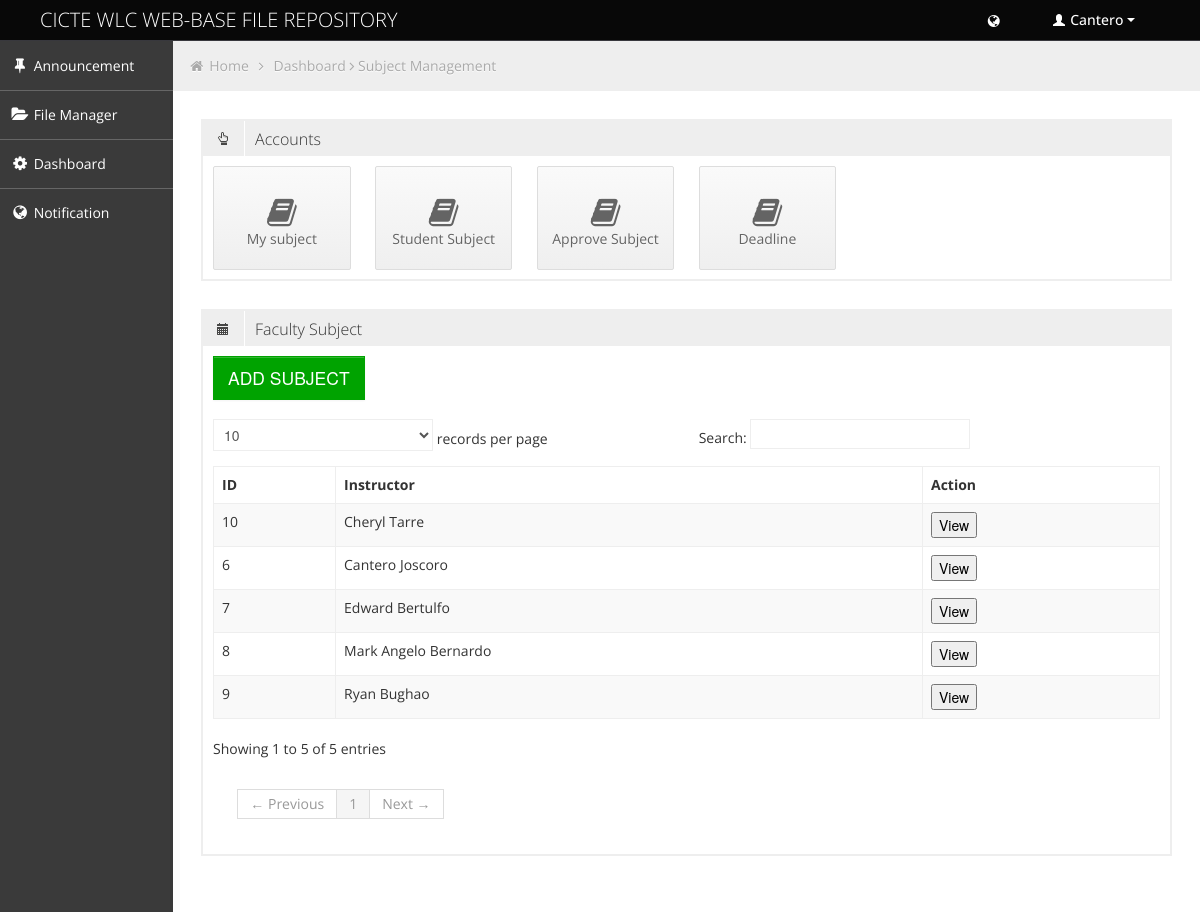
The page /subjectmanagement.php?subject=faculty (signed in) on the database its author committed.
### tables this page shows
CREATE TABLE `fr_staff` (
  `id` int(11) NOT NULL auto_increment,
  `user_id` int(11) NOT NULL,
  `FirstN` varchar(50) NOT NULL,
  `LastN` varchar(50) NOT NULL,
  `midN` varchar(50) NOT NULL,
  PRIMARY KEY  (`id`)
);

CREATE TABLE `fr_user` (
  `id` int(11) NOT NULL auto_increment,
  `username` varchar(50) NOT NULL,
  `password` varchar(50) NOT NULL,
  `UserLvl` int(11) NOT NULL,
  `status` enum('online','pending','offline') NOT NULL default 'pending',
  `last_login_date` datetime NOT NULL,
  `last_logout_date` datetime NOT NULL,
  `activate` int(11) NOT NULL default '1',
  PRIMARY KEY  (`id`)
);

### subjectmanagement.php (the view, shortened to what this page needs)
<!DOCTYPE html>
<html lang="en">
<head>
	<link id="bootstrap-style" href="css/bootstrap.min.css" rel="stylesheet">
	<link href="css/bootstrap-responsive.min.css" rel="stylesheet">
	<link id="base-style" href="css/style.css" rel="stylesheet">
	<link id="base-style-responsive" href="css/style-responsive.css" rel="stylesheet">
</head>
<body>
	<?php include('php/header.php'); ?>
	<div class="container-fluid-full">
		<div class="row-fluid">
			<?php include('php/menu.php'); ?>
			<div id="content" class="span10">
				<ul class="breadcrumb">
					<li>
						<i class="icon-home"></i>
						<a href="index.php">Home</a>
						<i class="icon-angle-right"></i>
					</li>
					<li><a href="dashboard.php">Dashboard</a></li>
					<i class="icon-angle-right"></i>
					<li><a href="">Subject Management</a></li>
				</ul>
				<div class="row-fluid">
					<div class="box defualt span12">
						<div class="box-header">
							<h2><i class="halflings-icon hand-top"></i><span class="break"></span>Accounts</h2>
						</div>
						<div class="box-content">
						<?php
							if($_SESSION['UserLvl'] >= 3)
							{
						?>
								<a href="subjectmanagement.php?subject=mysubject" class="quick-button span2">
									<i class="icon-book"></i>
									<p>My subject</p>
								</a>
						<?php
							}
						?>
							<a href="subjectmanagement.php?subject=student" class="quick-button span2">
								<i class="icon-book"></i>
								<p>Student Subject</p>
							</a>
							<a href="subjectmanagement.php?subject=approve" class="quick-button span2">
								<i class="icon-book"></i>
								<p>Approve Subject</p>
							</a>
							<a href="subjectmanagement.php?subject=deadline" class="quick-button span2">
								<i class="icon-book"></i>
								<p>Deadline </p>
							</a>
							<div class="clearfix"></div>
						</div>
					</div>
				</div>
				<div class="row-fluid sortable">
				<div class="box span12">
					<?php
						if(isset($_GET['subject']) && $_GET['subject'] == 'mysubject')
						{
					?>
							<div class="box-header" data-original-title>
								<h2><i class="halflings-icon book"></i><span class="break"></span>My SUbject</h2>
							</div>
							<div class="box-content">
								<table class="table table-striped table-bordered bootstrap-datatable datatable">
								  <thead>
									  <tr>
									  	<th class="group-word">Subject Code</th>
		              					<th class="group-false">Description</th>
									  </tr>
								  </thead>
								  <tbody>
								  	<?php
								  			  $result = mysql_query("SELECT fr_ins_subject.*,fr_subject.* FROM fr_ins_subject,fr_subject WHERE fr_subject.SubCode = fr_ins_subject.Subject AND fr_ins_subject.user_id = '".$_SESSION['user_id']."'");
										 	if(mysql_num_rows($result) > 0)
										 	{
										 		while ($row = mysql_fetch_array($result))
										 		{
										 ?>
										 		<tr>
										 		   <td><?php echo $row['Subject']; ?></td>
		              								<td><?php echo $row['Description']; ?></td>
											    </tr>
										<?php
												}
											}
										?>
								  </tbody>
							  </table>
							</div>
					<?php
						}
						else if(isset($_GET['subject']) && $_GET['subject'] == 'faculty')
						{
					?>
							<div class="box-header" data-original-title>
								<h2><i class="halflings-icon calendar"></i><span class="break"></span>Faculty Subject</h2>
							</div>
							<div class="box-content buttons">
								<a href="subjectmanagement.php?faculty=add"><button class="btn btn-large btn-success">ADD SUBJECT</button></a>
							</div>
							<div class="box-content">
								<table class="table table-striped table-bordered bootstrap-datatable datatable">
								  <thead>
									  <tr>
									  	<th >ID</th>
						                <th >Instructor</th>
						                <th>Action</th>
									  </tr>
								  </thead>
								  <tbody>
								  	<?php
								  		$result = mysql_query("SELECT * FROM fr_staff as sta , fr_user as user  WHERE user.id = sta.user_id AND user.UserLvl <= 4");
									 	if(mysql_num_rows($result) > 0)
									 	{
									 		while ($row = mysql_fetch_array($result))
									 		{
									 ?>
									 		<tr>
									 			<td><?php echo $row['id']; ?></td>
								              	<td><?php echo $row['FirstN']." ".$row['LastN']; ?></td>
												<td><a href="subjectmanagement.php?subject=persubjstaff&&user_id=<?php echo $row['id']; ?>"><button>View</button></a></td>
										    </tr>
									<?php
											}
										}
										?>
								  </tbody>
							  </table>
							</div>
					<?php
						}
					?>
				</div>
			</div>
			</div>
		</div>
	</div>
</body>
</html>

### php/header.php (shortened to what this page needs)
<?php
		if($_SESSION['UserLvl'] == 1)
		{
			$result1 = mysql_query("SELECT * FROM fr_stud WHERE user_id = '".$_SESSION['user_id']."'");
			$row1 = mysql_fetch_array($result1);
			$name = $row1['FName'];
			$lname = $row1['LName'];
		}
		else  if($_SESSION['UserLvl'] >= 3)
		{
			$result1 = mysql_query("SELECT * FROM fr_staff WHERE user_id = '".$_SESSION['user_id']."'");
			$row1 = mysql_fetch_array($result1);
			$name = $row1['FirstN'];
		}
?>
<div class="navbar">
	<div class="navbar-inner">
		<div class="container-fluid">
			<a class="brand" href=""><span>CICTE WLC WEB-BASE FILE REPOSITORY</span></a>
			<div class="nav-no-collapse header-nav">
				<ul class="nav pull-right">
					<li class="dropdown hidden-phone">
								<a class="btn dropdown-toggle" data-toggle="dropdown" href="#">
										<i class="icon-globe"></i>
								</a>
					</li>
					<li class="dropdown">
						<a class="btn dropdown-toggle" data-toggle="dropdown" href="#">
							<i class="halflings-icon white user"></i> <?php echo $name; ?>
							<span class="caret"></span>
						</a>
					</li>
				</ul>
			</div>
		</div>
	</div>
</div>

### php/menu.php
<div id="sidebar-left" class="span2">
	<div class="nav-collapse sidebar-nav">
		<ul class="nav nav-tabs nav-stacked main-menu">
			<li><a href="newsfeed.php"><i class="icon-pushpin"></i><span class="hidden-tablet"> Announcement </span></a></li>
			<li><a href="index.php"><i class="icon-folder-open"></i><span class="hidden-tablet"> File Manager </span></a></li>
			<?php
				if($_SESSION['UserLvl'] == '1')
				{
			?>
					<li><a href="enroll_subject.php?subject=enroll"><i class="icon-book"></i><span class="hidden-tablet"> Enroll subject </span></a></li>
					<li><a href="enroll_subject.php?subject=subject"><i class="icon-book"></i><span class="hidden-tablet"> My subject </span></a></li>
					<li><a href="messages.php"><i class="icon-globe"></i><span class="hidden-tablet"> Notification</span>
					</a></li>
			<?php
				}
				else
				{
			?>
					<li><a href="dashboard.php"><i class="icon-cog"></i><span class="hidden-tablet"> Dashboard </span></a></li>
					<li><a href="messages.php"><i class="icon-globe"></i><span class="hidden-tablet"> Notification</span>
					</a></li>
			<?php
				}
			?>
		</ul>
	</div>
</div>

### css/style-responsive.css (style rules this page uses)
@media (min-width: 1200px) { .container-fluid-full { overflow: hidden; position: relative; height: 100%; } }
@media (min-width: 1200px) { #content { width: 85.578%; padding: 28px; margin: 0px 0px; margin-left: 14.422% !important; } }
@media (min-width: 1200px) { #sidebar-left { background: #3A3A3A; margin-left: 0px !important; position: absolute; height: 100%; } }
@media (min-width: 1200px) { .sidebar-nav > ul { margin: 0px; } }

### css/halflings.css (style rules this page uses)
html, html .halflings { -webkit-font-smoothing: antialiased !important; }
.halflings-icon { display: inline-block; width: 14px; height: 14px; line-height: 14px; vertical-align: text-top; background-image: url(../img/glyphicons_halflings.svg); background-position: 0 0; background-repeat: no-repeat; vertical-align: top; *display: inline; *zoom: 1; *margin-right: .3em; }
.halflings-icon.white { background-image: url(../img/glyphicons_halflings-white.svg); }
.halflings-icon.user { background-position: -168px 0; }
.halflings-icon.calendar { background-position: -192px -120px; }
.halflings-icon.hand-top { background-position: -192px -144px; }

### rows shown on the page
fr_staff: FirstN "Cantero", user "6", LastN "Joscoro"
fr_staff: user "7", FirstN "Edward", LastN "Bertulfo"
fr_staff: user "8", FirstN "Mark Angelo", LastN "Bernardo"
fr_staff: user "9", FirstN "Ryan", LastN "Bughao"
fr_staff: user "10", FirstN "Cheryl", LastN "Tarre"
